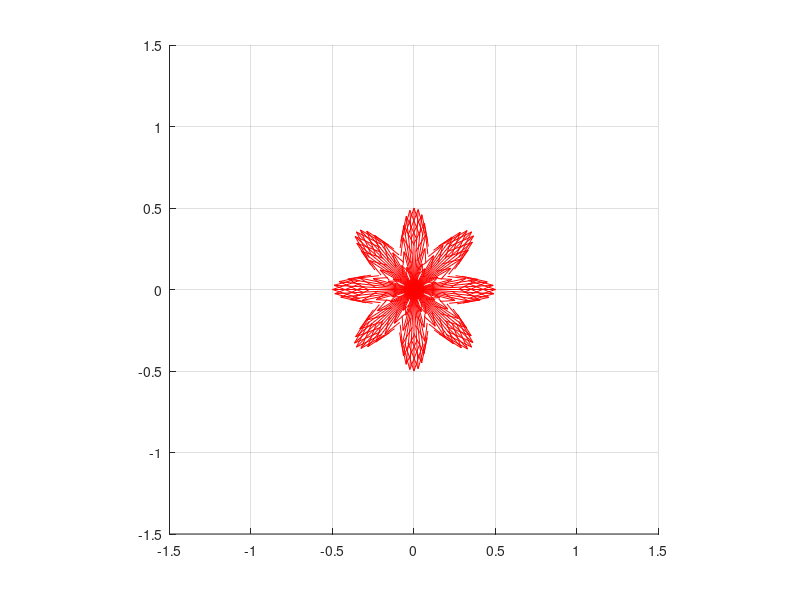

MATLAB code to generate this figure: (Note: this script raises an error after producing the figure.)
t = linspace(0,1,270);
l = 4;  % vortex charge

Show_Each_Ray = 1;

m = 120; % number of rays
theta = linspace(0,2*pi-2*pi/m,m);  % position of light ray on a ring aperture
delay = l*theta; % phase delay due to vortex phase plate
theta = theta + pi/2;  % direction of polarization
E0 = 1/m; % amplitude of each ray


figure1 = figure(1);
xlim([-1.5,1.5]);ylim([-1.5,1.5]);
axis square
set(gca,'XTick',[-1.5,-1,-0.5,0,0.5,1,1.5],'YTick',[-1.5,-1,-0.5,0,0.5,1,1.5]);
grid on
hold on
vec_E = quiver(0,0,0,0,1,'-b');


if Show_Each_Ray == 1
    tmp = zeros(1,m);
    rays = quiver(tmp,tmp,tmp,tmp,m/2,'-r');
end

filename=['.\temp\focus_azi_',num2str(l),'.gif']; fps=30;


for k = 2:length(t)
    rho = E0*cos(2*pi*t(k)+delay);
    [x,y] = pol2cart(theta,rho);
    Ex = sum(x); Ey = sum(y);
    
    set(vec_E,'UData',Ex,'VData',Ey);
  
    if Show_Each_Ray == 1
        set(rays,'UData',x,'VData',y);
    end  
   
    drawnow
    
    Frame=getframe(gcf);
    Image=frame2im(Frame);
    [imind,cm]=rgb2ind(Image,256);
    if k==2
        imwrite(imind,cm,filename,'gif','Loopcount',inf,'DelayTime',1/fps);
    else
        imwrite(imind,cm,filename,'gif','WriteMode','append','DelayTime',1/fps);
    end
end
close(1)